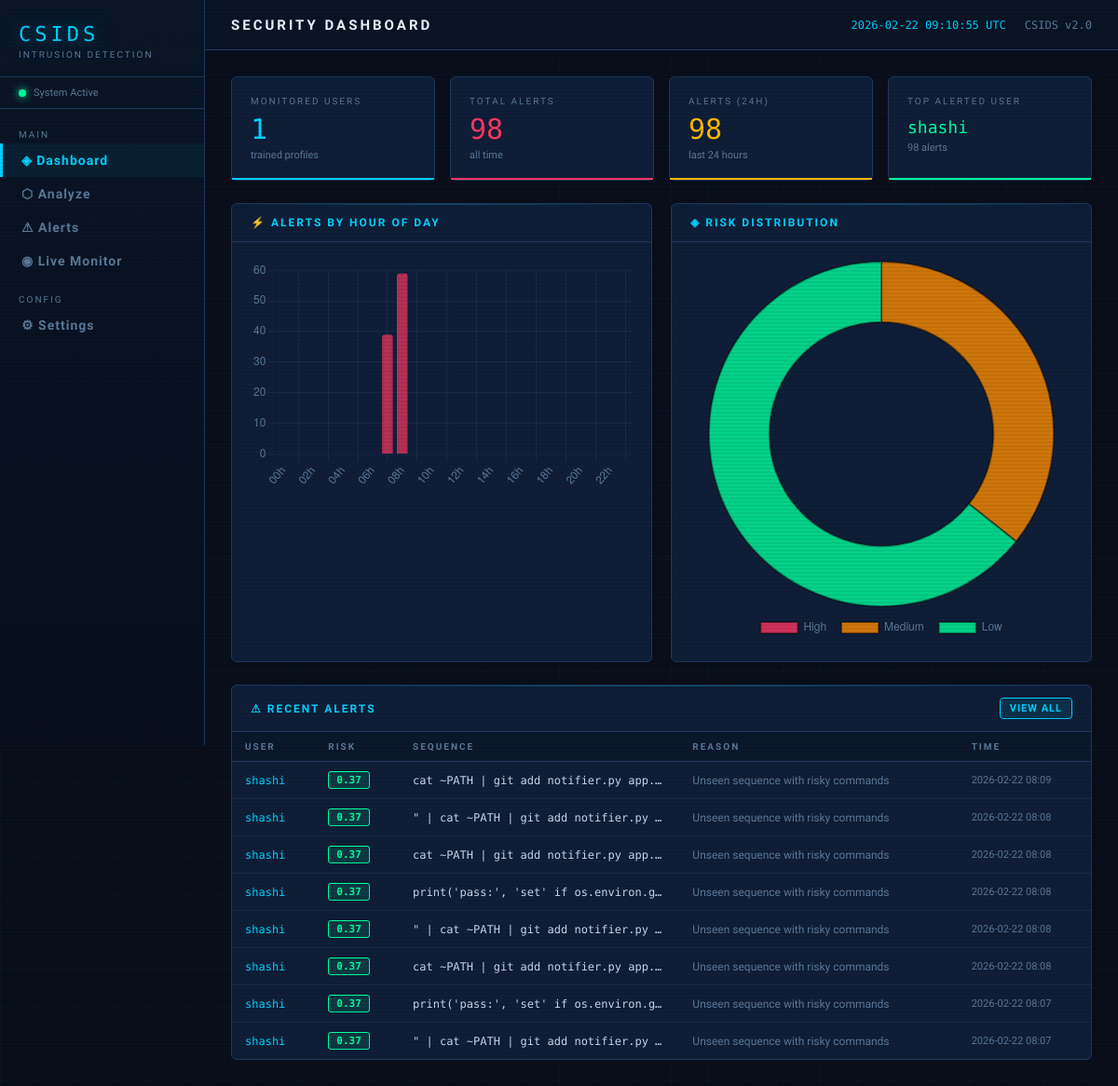
The page / on the database its author committed.
### tables this page shows
CREATE TABLE alerts (
        id         INTEGER PRIMARY KEY AUTOINCREMENT,
        user       TEXT NOT NULL,
        sequence   TEXT NOT NULL,
        reason     TEXT,
        risk_score REAL,
        risky_cmds TEXT,
        timestamp  TIMESTAMP DEFAULT CURRENT_TIMESTAMP
    );

### app.py (the view)
@app.route("/")
def dashboard():
    conn = get_db()
    cur  = conn.cursor()
    cur.execute("SELECT COUNT(DISTINCT user) FROM user_sequences")
    total_users = cur.fetchone()[0]
    cur.execute("SELECT COUNT(*) FROM alerts")
    total_alerts = cur.fetchone()[0]
    cur.execute("SELECT COUNT(*) FROM alerts WHERE timestamp > datetime('now', '-1 day')")
    alerts_24h = cur.fetchone()[0]
    cur.execute("SELECT user, COUNT(*) as cnt FROM alerts GROUP BY user ORDER BY cnt DESC LIMIT 5")
    top_users = cur.fetchall()
    cur.execute("SELECT * FROM alerts ORDER BY timestamp DESC LIMIT 8")
    recent = cur.fetchall()
    cur.execute("""
        SELECT strftime('%H', timestamp) as hour, COUNT(*) as cnt
        FROM alerts GROUP BY hour ORDER BY hour
    """)
    hourly_raw = cur.fetchall()
    cur.execute("""
        SELECT
            CASE
                WHEN risk_score >= 6 THEN 'High'
                WHEN risk_score >= 3 THEN 'Medium'
                ELSE 'Low'
            END as level,
            COUNT(*) as cnt
        FROM alerts GROUP BY level
    """)
    risk_raw = cur.fetchall()
    conn.close()
    hourly = [0] * 24
    for row in hourly_raw:
        hourly[int(row["hour"])] = row["cnt"]
    risk_dist = {r["level"]: r["cnt"] for r in risk_raw}
    return render_template("dashboard.html",
        total_users=total_users,
        total_alerts=total_alerts,
        alerts_24h=alerts_24h,
        top_users=top_users,
        recent_alerts=recent,
        hourly=hourly,
        risk_dist=risk_dist
    )

### database.py (called while the page is built)
def get_db():
    conn = sqlite3.connect(DB_NAME)
    conn.row_factory = sqlite3.Row
    return conn

### templates/dashboard.html (shortened to what this page needs)
{% extends "base.html" %}
{% block page_title %}Security Dashboard{% endblock %}
{% block content %}
<div class="stat-grid mb-6">
    <div class="stat-card blue">
        <div class="stat-label">Monitored Users</div>
        <div class="stat-value">{{ total_users }}</div>
        <div class="stat-sub">trained profiles</div>
    </div>
    <div class="stat-card red">
        <div class="stat-label">Total Alerts</div>
        <div class="stat-value">{{ total_alerts }}</div>
        <div class="stat-sub">all time</div>
    </div>
    <div class="stat-card warn">
        <div class="stat-label">Alerts (24h)</div>
        <div class="stat-value">{{ alerts_24h }}</div>
        <div class="stat-sub">last 24 hours</div>
    </div>
    <div class="stat-card green">
        <div class="stat-label">Top Alerted User</div>
        <div class="stat-value" style="font-size:18px;padding-top:4px;">
            {{ top_users[0]['user'] if top_users else '—' }}
        </div>
        <div class="stat-sub">
            {{ top_users[0]['cnt'] ~ ' alerts' if top_users else 'no data' }}
        </div>
    </div>
</div>
<div class="grid-2 mb-6">
    <div class="panel">
        <div class="panel-header">
            <div class="panel-title">⚡ Alerts by Hour of Day</div>
        </div>
        <div class="panel-body">
            <canvas id="hourlyChart" height="180"></canvas>
        </div>
    </div>
    <div class="panel">
        <div class="panel-header">
            <div class="panel-title">◈ Risk Distribution</div>
        </div>
        <div class="panel-body" style="display:flex;align-items:center;justify-content:center;">
            <canvas id="riskChart" height="180"></canvas>
        </div>
    </div>
</div>
<div class="panel">
    <div class="panel-header">
        <div class="panel-title">⚠ Recent Alerts</div>
        <a href="{{ url_for('alerts_page') }}" class="btn btn-primary btn-sm">View All</a>
    </div>
    <div class="panel-body" style="padding:0;">
        {% if recent_alerts %}
        <table class="data-table">
            <thead>
                <tr>
                    <th>User</th>
                    <th>Risk</th>
                    <th>Sequence</th>
                    <th>Reason</th>
                    <th>Time</th>
                </tr>
            </thead>
            <tbody>
            {% for a in recent_alerts %}
            <tr>
                <td class="mono" style="color:var(--accent);">{{ a['user'] }}</td>
                <td>
                    {% set rs = a['risk_score'] %}
                    {% if rs >= 6 %}
                        <span class="badge badge-high">{{ rs }}</span>
                    {% elif rs >= 3 %}
                        <span class="badge badge-medium">{{ rs }}</span>
                    {% else %}
                        <span class="badge badge-low">{{ rs }}</span>
                    {% endif %}
                </td>
                <td class="mono"
                    style="max-width:240px;overflow:hidden;text-overflow:ellipsis;white-space:nowrap;"
                    title="{{ a['sequence'] }}">{{ a['sequence'] }}</td>
                <td style="font-size:12px;color:var(--dim);">{{ a['reason'] }}</td>
                <td style="font-size:11px;color:var(--dim);white-space:nowrap;">
                    {{ a['timestamp'][:16] }}
                </td>
            </tr>
            {% endfor %}
            </tbody>
        </table>
        {% endif %}
    </div>
</div>
{% endblock %}
{% block scripts %}
<script>
const hourly   = {{ hourly | tojson }};
const riskDist = {{ risk_dist | tojson }};
// shared chart style
Chart.defaults.color = '#5a7a9a';
// ── Hourly bar chart ──
new Chart(document.getElementById('hourlyChart'), {
    type: 'bar',
    data: {
        labels: Array.from({length:24}, (_,i) => String(i).padStart(2,'0') + 'h'),
        datasets: [{
            data: hourly,
            backgroundColor: hourly.map(v =>
                v >= 5 ? 'rgba(255,56,100,0.7)' : 'rgba(0,212,255,0.4)'
            ),
            borderColor: hourly.map(v =>
                v >= 5 ? '#ff3864' : '#00d4ff'
            ),
            borderWidth: 1,
            borderRadius: 3,
        }]
    },
    options: {
        plugins: { legend: { display: false } },
        scales: {
            x: { grid: { color: 'rgba(30,58,95,0.5)' }, ticks: { color: '#5a7a9a' } },
            y: { grid: { color: 'rgba(30,58,95,0.5)' }, ticks: { color: '#5a7a9a' }, beginAtZero: true }
        }
    }
});
// ── Risk doughnut chart ──
const levels = ['High', 'Medium', 'Low'];
const counts = levels.map(l => riskDist[l] || 0);
const colors = ['rgba(255,56,100,0.8)', 'rgba(255,140,0,0.8)', 'rgba(0,255,159,0.8)'];
new Chart(document.getElementById('riskChart'), {
    type: 'doughnut',
    data: {
        labels: levels,
        datasets: [{
            data: counts.some(c => c > 0) ? counts : [1],
            backgroundColor: counts.some(c => c > 0) ? colors : ['rgba(30,58,95,0.4)'],
            borderColor: 'rgba(0,0,0,0.4)',
            borderWidth: 2,
        }]
    },
    options: {
        plugins: {
            legend: {
                display: true,
                position: 'bottom',
                labels: { color: '#5a7a9a', padding: 16, font: { size: 12 } }
            }
        },
        cutout: '65%',
    }
});
</script>
{% endblock %}

### templates/base.html (style rules this page uses)
:root { --bg: #090e1a; --bg2: #0d1526; --panel: #0f1e38; --border: #1e3a5f; --accent: #00d4ff; --red: #ff3864; --green: #00ff9f; --orange: #ff8c00; --warn: #ffb800; --text: #c8d8f0; --dim: #5a7a9a; --bright: #f0f8ff; --mono: 'Share Tech Mono', monospace; --ui: 'Rajdhani', sans-serif; --body: 'Exo 2', sans-serif; }
* { margin:0; padding:0; box-sizing:border-box; }
body { background: var(--bg); color: var(--text); font-family: var(--body); min-height: 100vh; }
body::before { content: ''; position: fixed; inset: 0; background: repeating-linear-gradient( 0deg, transparent, transparent 2px, rgba(0,0,0,0.06) 2px, rgba(0,0,0,0.06) 4px ); pointer-events: none; z-index: 9999; }
body::after { content: ''; position: fixed; inset: 0; background-image: linear-gradient(rgba(0,212,255,0.03) 1px, transparent 1px), linear-gradient(90deg, rgba(0,212,255,0.03) 1px, transparent 1px); background-size: 40px 40px; pointer-events: none; z-index: 0; }
.panel { background: var(--panel); border: 1px solid var(--border); border-radius: 6px; overflow: hidden; position: relative; }
.panel::before { content: ''; position: absolute; top:0; left:0; right:0; height:1px; background: linear-gradient(90deg, transparent, var(--accent), transparent); opacity: 0.3; }
.panel-header { padding: 13px 20px; border-bottom: 1px solid var(--border); display: flex; align-items: center; justify-content: space-between; }
.panel-title { font-family: var(--ui); font-size: 12px; font-weight: 700; color: var(--accent); letter-spacing: 2px; text-transform: uppercase; }
.panel-body { padding: 20px; }
.stat-grid { display: grid; grid-template-columns: repeat(4, 1fr); gap: 16px; margin-bottom: 24px; }
.stat-card { background: var(--panel); border: 1px solid var(--border); border-radius: 6px; padding: 20px; position: relative; transition: transform 0.2s, border-color 0.2s; }
.stat-card::after { content:''; position:absolute; bottom:0; left:0; right:0; height:2px; }
.stat-card.blue::after { background: var(--accent); }
.stat-card.red::after { background: var(--red); }
.stat-card.green::after { background: var(--green); }
.stat-card.warn::after { background: var(--warn); }
.stat-label { font-size: 10px; color: var(--dim); letter-spacing: 2px; text-transform: uppercase; font-family: var(--ui); margin-bottom: 10px; }
.stat-value { font-family: var(--mono); font-size: 30px; line-height: 1; }
.stat-card.blue .stat-value { color: var(--accent); }
.stat-card.red .stat-value { color: var(--red); }
.stat-card.green .stat-value { color: var(--green); }
.stat-card.warn .stat-value { color: var(--warn); }
.stat-sub { font-size: 11px; color: var(--dim); margin-top: 6px; }
.btn { display: inline-flex; align-items: center; gap: 6px; padding: 8px 16px; border-radius: 4px; font-family: var(--ui); font-size: 12px; font-weight: 700; letter-spacing: 1px; text-transform: uppercase; cursor: pointer; text-decoration: none; border: 1px solid transparent; transition: all 0.2s; }
.btn-primary { background: rgba(0,212,255,0.1); border-color: var(--accent); color: var(--accent); }
.btn-sm { padding: 4px 10px; font-size: 11px; }
.data-table { width:100%; border-collapse:collapse; font-size:13px; }
.data-table th { font-family: var(--ui); font-size: 10px; font-weight:700; color: var(--dim); letter-spacing: 2px; text-transform: uppercase; padding: 10px 14px; text-align:left; border-bottom: 1px solid var(--border); background: rgba(0,0,0,0.2); }
.data-table td { padding: 10px 14px; border-bottom: 1px solid rgba(30,58,95,0.4); vertical-align: middle; }
.data-table tr:last-child td { border-bottom: none; }
.mono { font-family: var(--mono); font-size: 12px; }
.badge { display: inline-block; padding: 2px 8px; border-radius: 3px; font-family: var(--mono); font-size: 11px; font-weight: bold; }
.badge-low { background: rgba(0,255,159,0.12); color: var(--green); border: 1px solid var(--green); }
.grid-2 { display: grid; grid-template-columns: 1fr 1fr; gap: 20px; }
.mb-6 { margin-bottom: 24px; }

### rows shown on the page
alerts: user "shashi", risk_score "0.37", sequence "cat ~PATH | git add notifier.py app.…", reason "Unseen sequence with risky commands", timestamp "2026-02-22 08:09"
alerts: user "shashi", risk_score "0.37", sequence "\" | cat ~PATH | git add notifier.py…", reason "Unseen sequence with risky commands", timestamp "2026-02-22 08:08"
alerts: user "shashi", risk_score "0.37", sequence "cat ~PATH | git add notifier.py app.…", reason "Unseen sequence with risky commands", timestamp "2026-02-22 08:08"
alerts: user "shashi", risk_score "0.37", sequence "print('pass:', 'set' if os.environ.g…", reason "Unseen sequence with risky commands", timestamp "2026-02-22 08:08"
alerts: user "shashi", risk_score "0.37", sequence "\" | cat ~PATH | git add notifier.py…", reason "Unseen sequence with risky commands", timestamp "2026-02-22 08:08"
alerts: user "shashi", risk_score "0.37", sequence "cat ~PATH | git add notifier.py app.…", reason "Unseen sequence with risky commands", timestamp "2026-02-22 08:08"
alerts: user "shashi", risk_score "0.37", sequence "print('pass:', 'set' if os.environ.g…", reason "Unseen sequence with risky commands", timestamp "2026-02-22 08:07"
alerts: user "shashi", risk_score "0.37", sequence "\" | cat ~PATH | git add notifier.py…", reason "Unseen sequence with risky commands", timestamp "2026-02-22 08:07"

### other values the page prints
{{ total_users }} "1"
{{ total_alerts }} "98"
{{ alerts_24h }} "98"
{{ top_users[0]['user'] if top_users else '—' }} "shashi"
{{ top_users[0]['cnt'] ~ ' alerts' if top_users else 'no data' }} "98 alerts"
chart data {{ hourly | tojson }} [0, 0, 0, 0, 0, 0, 0, 39, 59, 0, 0, 0, 0, 0, 0, 0, 0, 0, 0, 0, 0, 0, 0, 0]
chart data {{ risk_dist | tojson }} {"Low": 63, "Medium": 35}
